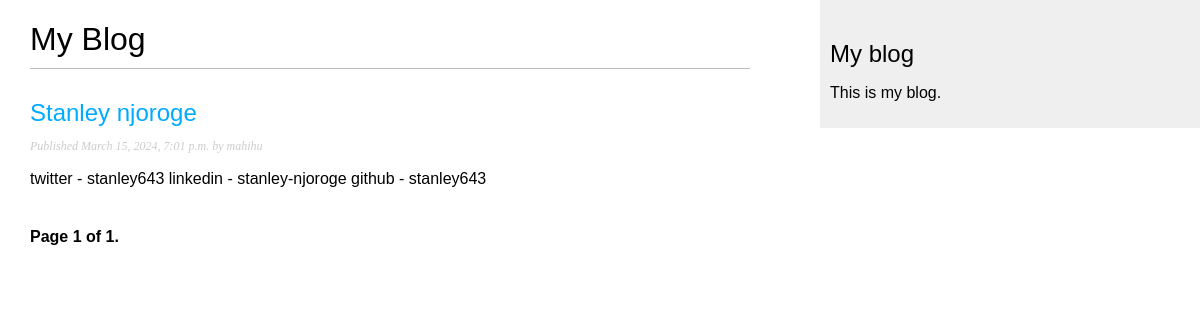
Screenshot of /blog/ with the database file from the repository.
### blog/models.py (models this page shows, shortened)
class Post(models.Model):
    class Status(models.TextChoices):
        DRAFT = 'DF', 'Draft'
        PUBLISHED = 'PB', 'Published'
    title = models.CharField(max_length=250)
    slug = models.SlugField(max_length=250,
                            unique_for_date='publish')
    author = models.ForeignKey(User,
                               on_delete=models.CASCADE,
                               related_name='blog_posts')
    body = models.TextField()
    publish = models.DateTimeField(default=timezone.now)
    created = models.DateTimeField(auto_now_add=True)
    updated = models.DateTimeField(auto_now=True)
    status = models.CharField(max_length=2,
                              choices=Status.choices,
                              default=Status.DRAFT)
    objects = models.Manager()
    published = PublishedManager()
    class Meta:
        ordering = ['-publish']
        indexes = [
            models.Index(fields=['-publish']),
        ]

### blog/views.py (the view)
# urls.py: path('', views.PostListView.as_view(), name='post_list'),
class PostListView(ListView):
    queryset = Post.published.all()
    context_object_name = 'posts'
    paginate_by = 3
    template_name = 'blog/post/list.html'

### blog/templates/blog/post/list.html (shortened to what this page needs)
{% extends "blog/base.html" %}
{% block content %}
<h1>My Blog</h1>
{% for post in posts %}
<h2>
<a href="{% url 'blog:post_detail' post.id %}">
{{ post.title }}
</a>
</h2>
<p class="date">
Published {{ post.publish }} by {{ post.author }}
</p>
{{ post.body|truncatewords:30|linebreaks }}
{% endfor %}
{% include "pagination.html" with page=page_obj %}
{% endblock %}

### blog/static/css/blog.css (style rules this page uses)
body { margin:0; padding:0; font-family:helvetica, sans-serif; }
a { color:#00abff; text-decoration:none; }
h1 { font-weight:normal; border-bottom:1px solid #bbb; padding:0 0 10px 0; }
h2 { font-weight:normal; margin:30px 0 0; }
p.date { color:#ccc; font-family: georgia, serif; font-size: 12px; font-style: italic; }

### rows the page displays
Post: title "Stanley njoroge", publish "March 15, 2024, 7:01 p.m.", author "mahihu", body "twitter - stanley643 linkedin - stanley-njoroge github - stanley643"

### other values shown
{{ page.number }} "1"
{{ page.paginator.num_pages }} "1"
